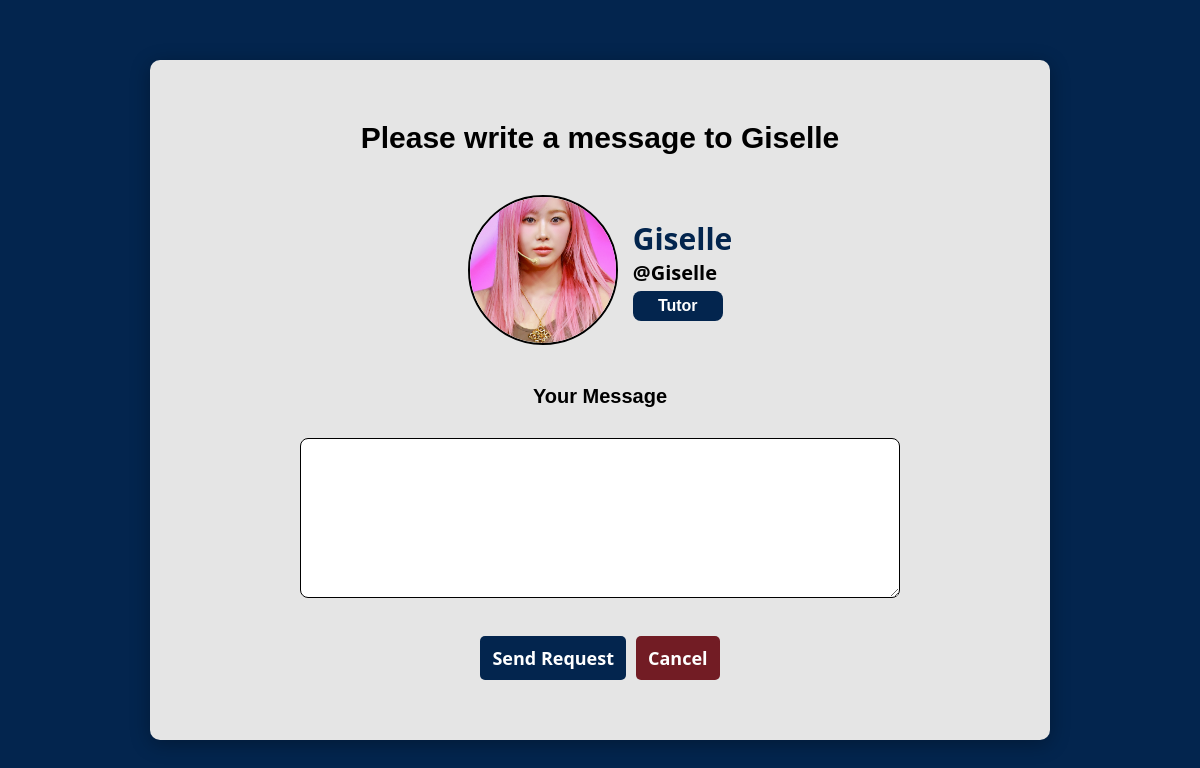
/requestwriter.php?id=Giselle (signed in), run on the app's committed database.
### tables this page shows
CREATE TABLE TUTOR(
    ID_TUTOR VARCHAR(255) NOT NULL,
    NAME VARCHAR(255) NOT NULL,
    DATE_OF_BIRTH DATE NOT NULL,
    PROFILE_IMAGE VARCHAR(255) NOT NULL,
    DESCRIPTION TEXT,
    PRIMARY KEY (ID_TUTOR),
    FOREIGN KEY (ID_TUTOR) REFERENCES USERS(USERNAME) ON DELETE CASCADE
);

### src/database/tutorclass.php (called while the page is built, shortened)
<?php
class Tutor
{
    public function __construct(
        string $username,
        string $name,
        string $date_of_birth,
        string $profile_image,
        ?string $description
    ) {
        $this->name = $name;
        $this->profile_image = $profile_image;
    }
    public static function getByUsername(string $username): ?Tutor
    {
        $db = Database::getInstance();
        $stmt = $db->prepare('SELECT * FROM TUTOR WHERE ID_TUTOR = ?');
        $stmt->execute([$username]);
        if ($row = $stmt->fetch()) {
            return new Tutor(
                $username,
                $row['NAME'],
                $row['DATE_OF_BIRTH'],
                $row['PROFILE_IMAGE'],
                $row['DESCRIPTION'] ?? null
            );
        }
        return null;
    }
}

### src/requestwriter.php (the view, shortened to what this page needs)
<?php
require_once __DIR__ . '/database/tutorclass.php';
$session = Session::getInstance();
$tutorusername = $_GET['id'] ?? $session->getUser()->username;
$tutor = Tutor::getByUsername($tutorusername);
$success = false;
?>
<!DOCTYPE html>
<html lang="en">
<head>
    <link rel="stylesheet" href="styles/requestwriter.css">
</head>
<body>
    <div class="container">
    <?php if (!empty($success)): ?>
        <h1>Request sent to <?= htmlspecialchars($tutorusername) ?></h1>
    <?php else: ?>
        <h1>Please write a message to <?= htmlspecialchars($tutorusername) ?></h1>
    <?php endif; ?>
    <div class="profile-header-inner1">
        <img src="/uploads/profiles/<?= htmlspecialchars($tutor->profile_image) ?>"
            alt="Profile Picture"
            class="profile-picture"
            onerror="this.src='/uploads/profiles/default.png'">
        <div class="name-only">
            <div class="name-username">
                <h1 style="color: #03254E"><?= htmlspecialchars($tutor->name) ?></h1>
                <p class="username"> @<?= htmlspecialchars($tutorusername) ?></p>
                <span class="badge" style="background-color: #03254E">Tutor</span>
            </div>
        </div>
    </div>
    <form method="post" action="/requestwriter.php?id=<?= urlencode($tutorusername) ?>">
        <label for="message" id="message-title">Your Message</label>
        <textarea id="message" name="message" rows="4" cols="50"></textarea>
        <br>
        <div class="buttons">
        <button type="submit" class="request-send">Send Request</button>
        <button type="button" class="cancel" onclick="window.location.href='/profile.php?id=<?= urlencode($tutorusername) ?>'">Cancel</button>
        </div>
    </form>
    </div>
</body>
</html>

### src/styles/requestwriter.css (style rules this page uses)
* { margin: 0; padding: 0; box-sizing: border-box; }
html { scroll-behavior: smooth; }
body { background-color: #03254E; font-family: Arial, sans-serif; position: relative; min-height: 100vh; display: flex; flex-direction: column; align-items: center; justify-content: center; }
.container { margin: auto; width: 100%; max-width: 900px; height: calc(100vh - 120px); background-color: #e5e5e5; box-shadow: 0 4px 20px rgba(0, 0, 0, 0.3); border-radius: 10px; display: flex; flex-direction: column; align-items: center; justify-content: center; gap: 40px; }
h1 { font-family: Arial, sans-serif; font-size: 30px; font-weight: bold; color: #000; }
.profile-picture { width: 150px; height: 150px; object-fit: cover; border-radius: 50%; border: 2px solid #000000; background-color: white; }
.profile-header-inner1 { display: flex; align-items: center; flex-direction: row; justify-content: center; gap: 15px; }
.name-only { display: flex; flex-direction: column; align-items: center; gap: 5px; }
.name-only .username { font-family: 'Segoe UI', Tahoma, Geneva, Verdana, sans-serif; font-weight: bold; font-size: 20px; }
.name-only h1 { font-family: 'Segoe UI', Tahoma, Geneva, Verdana, sans-serif; font-size: 30px; margin: 0; }
.badge { width: 90px; height: 30px; border-radius: 8px; color: white; display: flex; align-items: center; justify-content: center; font-size: 16px; font-weight: bold; margin-top: 5px; }
.request-send, .cancel { color: white; font-family: 'Segoe UI', Tahoma, Geneva, Verdana, sans-serif; font-weight: bold; border: none; padding: 10px 12px; border-radius: 5px; cursor: pointer; font-size: 18px; text-decoration: none; }
.cancel { background-color: #721c24; }
.request-send { background-color: #03254E; }
.buttons { display: flex; flex-direction: row; gap: 10px; }
#message-title { font-family: Arial, sans-serif; font-weight: bold; font-size: 20px; color: #000; margin-bottom: 10px; }
#message { display: flex; align-items: flex-start; background-color: white; width: 100%; max-width: 720px; padding: 15px; border: 1px solid #000; border-radius: 8px; margin: 20px 0; min-height: 160px; font-family: Arial, sans-serif; font-weight: 500; font-size: 14px; color: #000; }
form { display: flex; flex-direction: column; align-items: center; width: 100%; max-width: 600px; }

### data on the page
tutor: PROFILE_IMAGE (picture), NAME "Giselle"

### other printed values
$tutorusername "Giselle"
